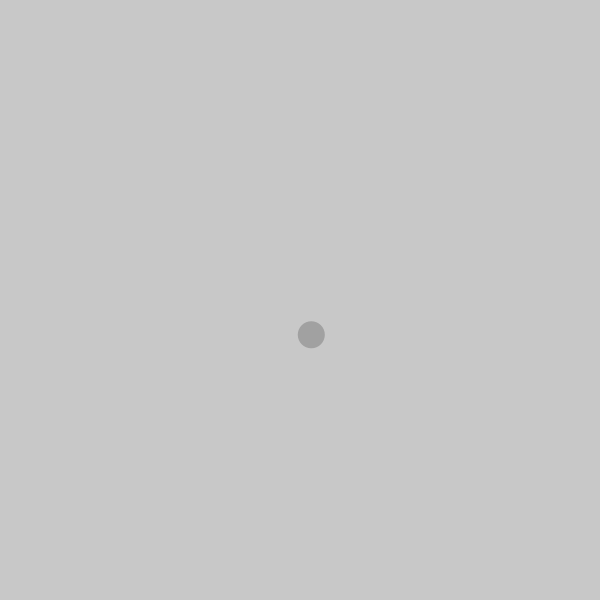
Frame 1 (no input)
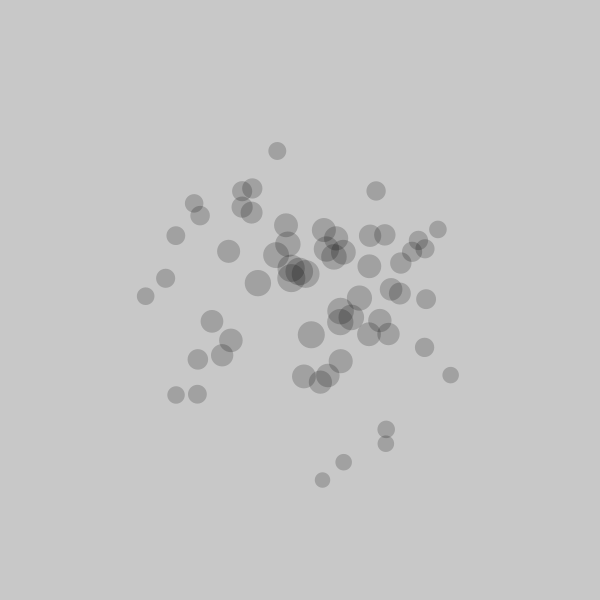
Frame 60 (the mouse pressed at the canvas centre just before this capture)
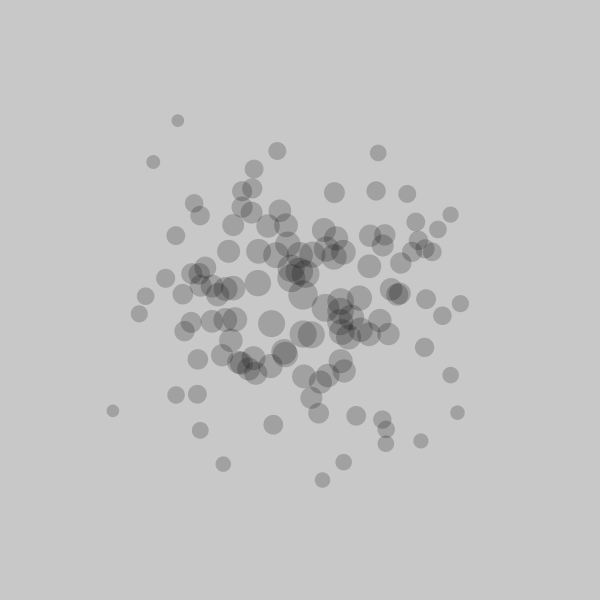
Frame 120 (the mouse held since frame 60 and released just before this capture)

The Processing sketch that drew these frames (run headless with seeded random() and noise(); from frame 60 on, the mouse is pressed at the canvas centre):

// Processing sketch: Exercise_I_04
// ── Exercise_I_04.pde
PVector pos;
PVector centre;
PVector disFromCentre;
float shapeSize;

void setup() {
  pixelDensity(displayDensity());
  background(200);
  size(600, 600);
  centre = new PVector(width/2, height/2);
}

void draw() {
  float xNum = randomGaussian();
  float yNum = randomGaussian();
  float xSd = 80;
  float ySd = 80;
  float xMean = width/2;
  float yMean = height/2;

  float x = xSd * xNum + xMean;
  float y = ySd * yNum + yMean;
  pos = new PVector(x, y);
  disFromCentre = PVector.sub(pos, centre);
  shapeSize = map(disFromCentre.mag(), 0, 300, 30, 6);
  
  //Test the magnitude of disFromCentre vector
  //pushMatrix();
  //translate(width/2, height/2);
  //stroke(0);
  //line(0, 0, disFromCentre.x, disFromCentre.y);
  //popMatrix();
  
  noStroke();
  fill(0, 50);
  ellipse(x, y, shapeSize, shapeSize);
}
